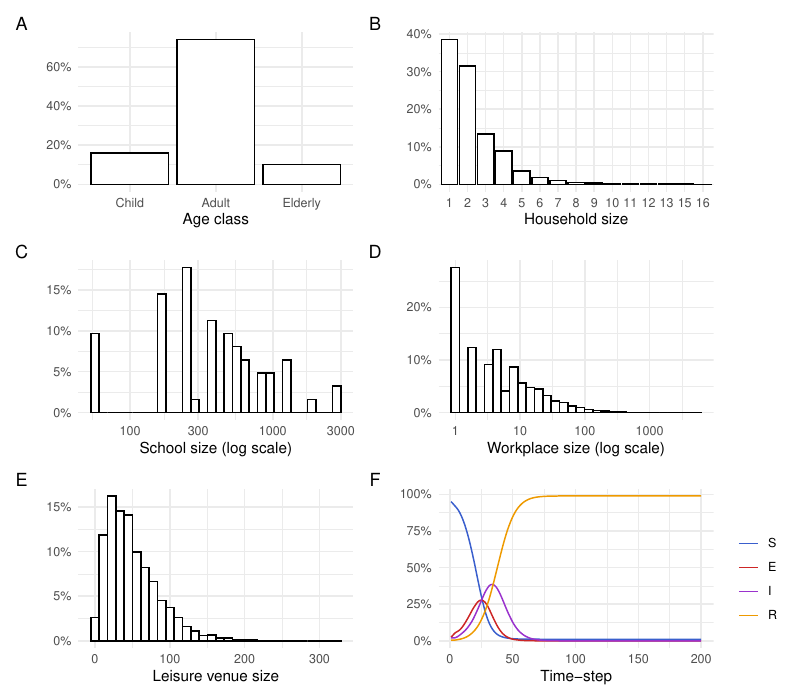

R code for this plot:
source(here::here("packages.R"))

theme_set(theme_minimal())

parameters_list <- get_parameters(list(
  human_population = 200000,
  number_initial_S = 190000,
  number_initial_E = 5000,
  number_initial_I = 4000,
  number_initial_R = 1000,
  simulation_time = 100,
  seed = 1
))

variables_list_full <- create_variables(parameters_list)
variables_list <- variables_list_full$variables_list
parameters_list <- variables_list_full$parameters_list
disease_states <- variables_list$disease_state$get_categories()

age_classes <- variables_list$age_class$get_categories()

age_class_counts <- purrr::map_vec(
  age_classes,
  function(x) variables_list$age_class$get_size_of(values = x)
)

plot_age <- data.frame(age_classes, age_class_counts) |>
  mutate(
    age_classes = stringr::str_to_title(age_classes),
    age_classes = forcats::fct_relevel(
      age_classes,
      "Child",
      "Adult",
      "Elderly"
    ),
    prop = age_class_counts / sum(age_class_counts),
  ) |>
  ggplot(aes(x = age_classes, y = prop)) +
  geom_col(col = "black", fill = "white") +
  scale_y_continuous(labels = scales::percent_format()) +
  labs(x = "Age class", y = "")

plot_schools <- data.frame(
  "school_sizes" = parameters_list$setting_sizes$school
) |>
  ggplot(aes(x = school_sizes)) +
  geom_histogram(
    aes(y = stat(count / sum(count))),
    col = "black",
    fill = "white"
  ) +
  scale_x_log10() +
  scale_y_continuous(labels = scales::percent_format()) +
  labs(x = "School size (log scale)", y = "")

plot_workplaces <- data.frame(
  "workplace_sizes" = parameters_list$setting_sizes$workplace
) |>
  ggplot(aes(x = workplace_sizes)) +
  geom_histogram(
    aes(y = stat(count / sum(count))),
    col = "black",
    fill = "white"
  ) +
  scale_x_log10() +
  scale_y_continuous(labels = scales::percent_format()) +
  labs(x = "Workplace size (log scale)", y = "")

households <- variables_list$household$get_categories()

household_sizes <- purrr::map_vec(
  households,
  function(x) variables_list$household$get_size_of(values = x)
)

plot_households <- table(
  "household_sizes" = parameters_list$setting_sizes$household
) |>
  data.frame() |>
  mutate(prop = Freq / sum(Freq)) |>
  ggplot(aes(x = household_sizes, y = prop)) +
  geom_col(col = "black", fill = "white") +
  scale_y_continuous(labels = scales::percent_format()) +
  labs(x = "Household size", y = "")

household_df <- purrr::map_df(households, function(x) {
  indices <- variables_list$household$get_index_of(values = x)$to_vector()
  if (length(indices > 0))
    data.frame("individual" = indices, "household" = as.numeric(x))
  }
})

age_classes <- variables_list$age_class$get_categories()

age_df <- purrr::map_df(age_classes, function(x) {
  indices <- variables_list$age_class$get_index_of(values = x)$to_vector()
  if (length(indices > 0)) data.frame("individual" = indices, "age_class" = x)
})

household_df |>
  left_join(age_df, by = "individual") |>
  group_by(household) |>
  summarise(
    child = sum(age_class == "child"),
    adult = sum(age_class == "adult"),
    elderly = sum(age_class == "elderly")
  ) |>
  group_by(child, adult, elderly) |>
  summarise(
    count = n()
  ) |>
  ungroup() |>
  arrange(desc(count)) |>
  gt::gt()

leisure_places <- variables_list$leisure$get_values()

number_leisure_places <- sapply(leisure_places, function(x) sum(x > 0))

plot_leisure_visits <- table(number_leisure_places) |>
  data.frame() |>
  ggplot(aes(x = number_leisure_places, y = Freq)) +
  geom_col(col = "black", fill = "white") +
  labs(x = "Leisure venues attended per week", y = "Count")

plot_leisure <- data.frame(
  "leisure_sizes" = parameters_list$setting_sizes$leisure
) |>
  ggplot(aes(x = leisure_sizes)) +
  geom_histogram(
    aes(y = stat(count / sum(count))),
    col = "black",
    fill = "white"
  ) +
  scale_y_continuous(labels = scales::percent_format()) +
  labs(x = "Leisure venue size", y = "")

timesteps <- round(parameters_list$simulation_time / parameters_list$dt)

renderer <- individual::Render$new(timesteps)

parameters_list <- variables_list_full$parameters_list

events_list <- create_events(
  variables_list = variables_list,
  parameters_list = parameters_list
)

timesteps <- round(parameters_list$simulation_time / parameters_list$dt)
renderer <- individual::Render$new(timesteps)

processes_list <- create_processes(
  variables_list = variables_list,
  events_list = events_list,
  parameters_list = parameters_list,
  renderer = renderer
)

individual::simulation_loop(
  variables = variables_list,
  events = unlist(events_list),
  processes = processes_list,
  timesteps = timesteps,
)

states <- renderer$to_dataframe()

plot_epidemic <- states |>
  tidyr::pivot_longer(
    cols = ends_with("count"),
    names_to = "compartment",
    values_to = "value",
    names_pattern = "(.*)_count"
  ) |>
  mutate(
    compartment = forcats::fct_relevel(compartment, "S", "E", "I", "R"),
    prop = value / parameters_list$human_population
  ) |>
  ggplot(aes(x = timestep, y = prop, col = compartment)) +
  geom_line() +
  scale_y_continuous(labels = scales::percent_format()) +
  scale_color_manual(
    values = c("royalblue3", "firebrick3", "darkorchid3", "orange2")
  ) +
  labs(x = "Time-step", y = "", col = "")

plot_age +
  plot_households +
  plot_schools +
  plot_workplaces +
  plot_leisure +
  plot_epidemic +
  plot_annotation(tag_levels = "A") +
  plot_layout(ncol = 2, nrow = 3, tag_level = "keep")

ggsave("plot.pdf", h = 7, w = 8)
